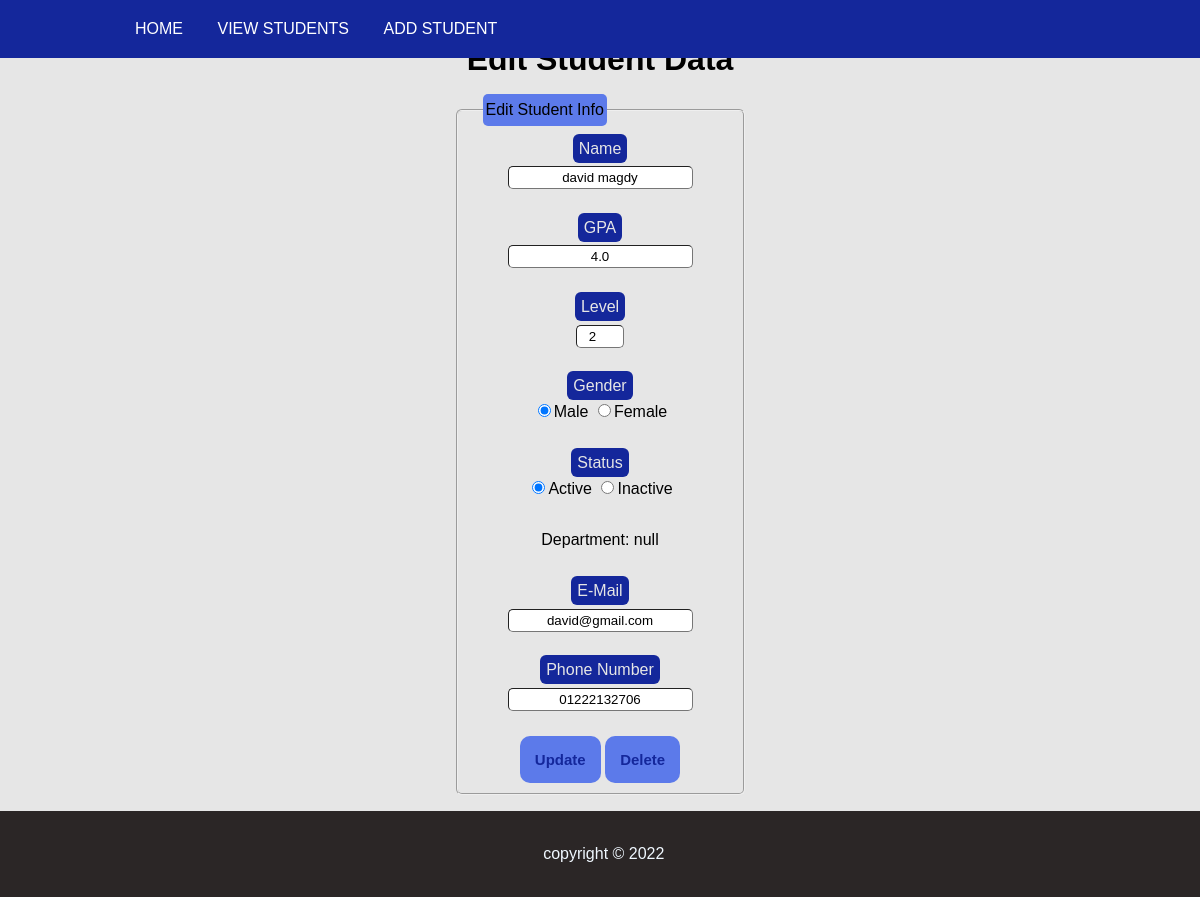
/edit/2020, run on the app's committed database.
### StudentAffiars/models.py (models this page shows)
class Student(models.Model):
    ID = models.IntegerField(primary_key = True )
    Name = models.CharField(max_length=50)
    GPA = models.FloatField()
    level = models.IntegerField()
    mail = models.CharField(max_length=50)
    phone = models.CharField(max_length=12)
    dep = models.CharField(max_length=2, blank=True)
    Gender = models.CharField(max_length=30)
    status = models.CharField(max_length=30)
    birth = models.DateField()

### StudentAffiars/views.py (the view)
# urls.py: path("edit/<int:id>", views.edit, name = "edit"),
def edit(request,id):
    return render(request,"edit.html",{
        "student":Student.objects.get(ID = id)
    })

### StudentAffiars/templates/edit.html (shortened to what this page needs)
﻿<head>
    {%extends "navigatefotter.html" %}
    {%block body%}
    {% load static %}
    <div class="form">
        <h1 align="center">
            Edit Student Data
        </h1>
        <form action="{% url 'update' student.ID %}" method="POST" style="text-align-last:center" id="form">
            <fieldset>
                <legend>Edit Student Info</legend>
                <label for="name"><mark>Name</mark></label>
                <input class="form-input" type="text" id="name" name="name" value=" {{student.Name}} "><br><br>
                <label for="gpa"><mark>GPA</mark></label>
                <input type="text" class="form-input" id="gpa" name="gpa" value="{{student.GPA}}"><br><br>
                <label for="level"><mark>Level</mark></label>
                <input type="number" class="form-input" id="level" name="level" value="{{student.level}}" min=1
                    max=4><br><br>
                <label for="gender"><mark>Gender</mark></label>
                {% if student.Gender == "Male"%}
                <input type="radio" name={{student.ID}} value="Male" checked>Male <input type="radio"
                    name={{student.ID}} value="Female">Female
                {% else %}
                <input type="radio" name={{student.ID}} value="Male">Male <input type="radio" name="{{student.ID}}"
                    value="Female" checked>Female
                {%endif%}
                <br><br>
                <label for="status"><mark>Status</mark></label>
                {% if student.status == "Active"%}
                <input type="radio" name="A{{student.ID}}" value="Active" checked>Active <input type="radio"
                    name="A{{student.ID}}" value="Inactive">Inactive
                {% else %}
                <input type="radio" name="A{{student.ID}}" value="Active">Active <input type="radio"
                    name="A{{student.ID}}" value="Inactive" checked>Inactive
                {%endif%}
                <br><br>
                {% if not student.dep %}
                Department: null
                {% else %}
                department: {{student.dep}}
                {%endif%}
                <br /><br />
                <label for="email"><mark>E-Mail</mark></label>
                <input type="email" class="form-input" id="email" name="mail" value="{{student.mail}}"><br><br>
                <label for="mobile no."><mark>Phone Number</mark></label>
                <input type="text" class="form-input" id="phone" name="phone" value="{{student.phone}}"><br><br>
                <button style="display: inline-block ;" class="add-student-button" type="submit" value="update" name="update">Update</button>
                <button style="display: inline-block ;" class="add-student-button" type="submit" value="Delete Student" name="Delete Student"
                    id="Delete Student">Delete</button>
            </fieldset>
        </form>
    </div>
    {%endblock%}

### StudentAffiars/static/StyleSheet.css (style rules this page uses)
fieldset { background-color: #E6E6E6; border-radius: 6px; padding: 10px 50px 10px 50px; display: inline-block; }
mark { padding: 6px; background-color: #14279B; color: #E6E6E6; border-radius: 6px; }
.form-input { margin-top: 5px; border-width: 1px; border-radius: 5px; display: inline-block; padding: 3px; text-align: left; }
.add-student-button { margin: auto; display: block; font-weight: bold; font-size: 15px; padding: 15px; border-style: none; background-color: #5C7AEA; color: #14279B; border-radius: 10px; transition: opacity 0.25s; }
label { display: block; }
body { background-color: #E6E6E6; margin: 0; line-height: 1.6em; font-family: Arial, Helvetica, sans-serif; }

### data on the page
Student: name "david magdy", gpa "4.0", level "2", mail "david@gmail.com", phone "01222132706"
